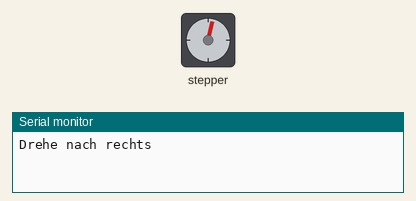
This sketch was run on a simulated Arduino Uno, built with avr-gcc and run on an emulated ATmega328P. Shown: stepper motor, the last lines printed to the serial monitor. Stepper angles assume 3200 steps per turn.

Above: at 0.05 s.
At 0.45 s:
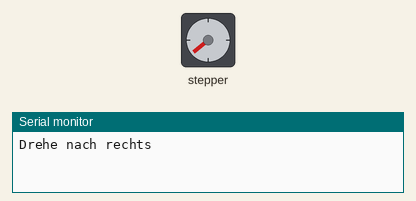
At 1.55 s:
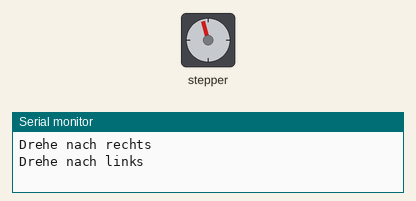
At 2.0 s:
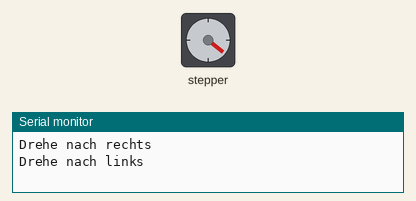
Timing chart, 0 to 6.9 s (numbered marks = the images above):
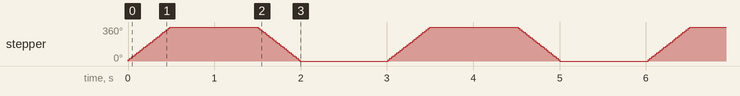

Measured:
- by itself, stepper: turns 360° clockwise in 0.49 s, then 360° counter-clockwise in 0.49 s, repeating every 3.0 s

The sketch:

StepperTest.ino
```cpp
// Einfacher Testsketch für einen einzelnen Schrittmotor.
#include <Arduino.h>
#include "A4988.h"

// Motor-Konfiguration
#define MOTOR_STEPS 200
#define MICROSTEPS 16
#define RPM 120

// Pins für A4988
#define DIR 2
#define STEP 3
#define SLEEP 4
#define MS1 7
#define MS2 6
#define MS3 5


A4988 stepper(MOTOR_STEPS, DIR, STEP, SLEEP, MS1, MS2, MS3);

void setup() {
  Serial.begin(115200);


  stepper.begin(RPM, MICROSTEPS);


  stepper.enable();


  stepper.setSpeedProfile(stepper.LINEAR_SPEED);
}

void loop() {
  Serial.println("Drehe nach rechts");
  stepper.rotate(360);
  delay(1000);

  Serial.println("Drehe nach links");
  stepper.rotate(-360);
  delay(1000);
}
```
